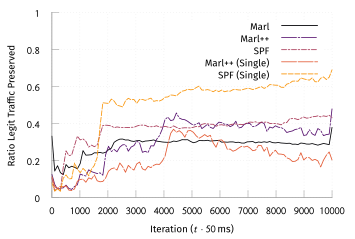

The script that saved this image:
set terminal tikz standalone color size 9cm,6cm font '\scriptsize' preamble '\usepackage{microtype} \usepackage[sfdefault]{FiraSans} \usepackage{newtxsf} \usepackage[T1]{fontenc} \renewcommand*\oldstylenums[1]{{\firaoldstyle #1}} \usepackage[binary-units, per-mode=symbol]{siunitx} \sisetup{detect-all}' createstyle
set output "tcp-16-single-pres.tex"

load "inferno.pal"

set style line 102 lc rgb '#a0a0a0' lt 1 lw 1
set border ls 102
set colorbox border 102
set key textcolor rgb "black"
set tics textcolor rgb "black"
set label textcolor rgb "black"

set border 3
set grid x y
set xtics nomirror
set ytics nomirror

#set key autotitle columnhead
set datafile separator ","

set xlabel "Iteration ($t \\cdot{} \\SI{50}{\\milli\\second}$)"
set ylabel "Ratio Legit Traffic Preserved"

set yrange [0.0:1.0]
set key inside top right

plot '../results/online-16-avg-ng.csv' u 1:3 w lines smooth sbezier title "Marl" dt 1, \
     '../results/m-tcp-natural-16' u 1:3 w lines smooth sbezier title "Marl++" ls 3 dt (18,2,2,2), \
     '../results/spf-tcp-natural-16' u 1:3 w lines smooth sbezier title "SPF" ls 5 dt (6,2,2,2), \
     '../results/m-tcp-single-16' u 1:3 w lines smooth sbezier title "Marl++ (Single)" ls 6 dt (18,2), \
     '../results/spf-tcp-single-16' u 1:3 w lines smooth sbezier title "SPF (Single)" ls 7 dt (6,2), \
#     '../results/tcp-combo-channel-16-avg.csv' u 1:3 w lines smooth sbezier title "MARL++ (Pretrain)" ls 6 dt (18,2), \
#     '../results/tcp-combo-16-avg.csv' u 1:3 w lines smooth sbezier title "MARL++ (Weird Pretrain)" ls 7 dt (6,2), \
